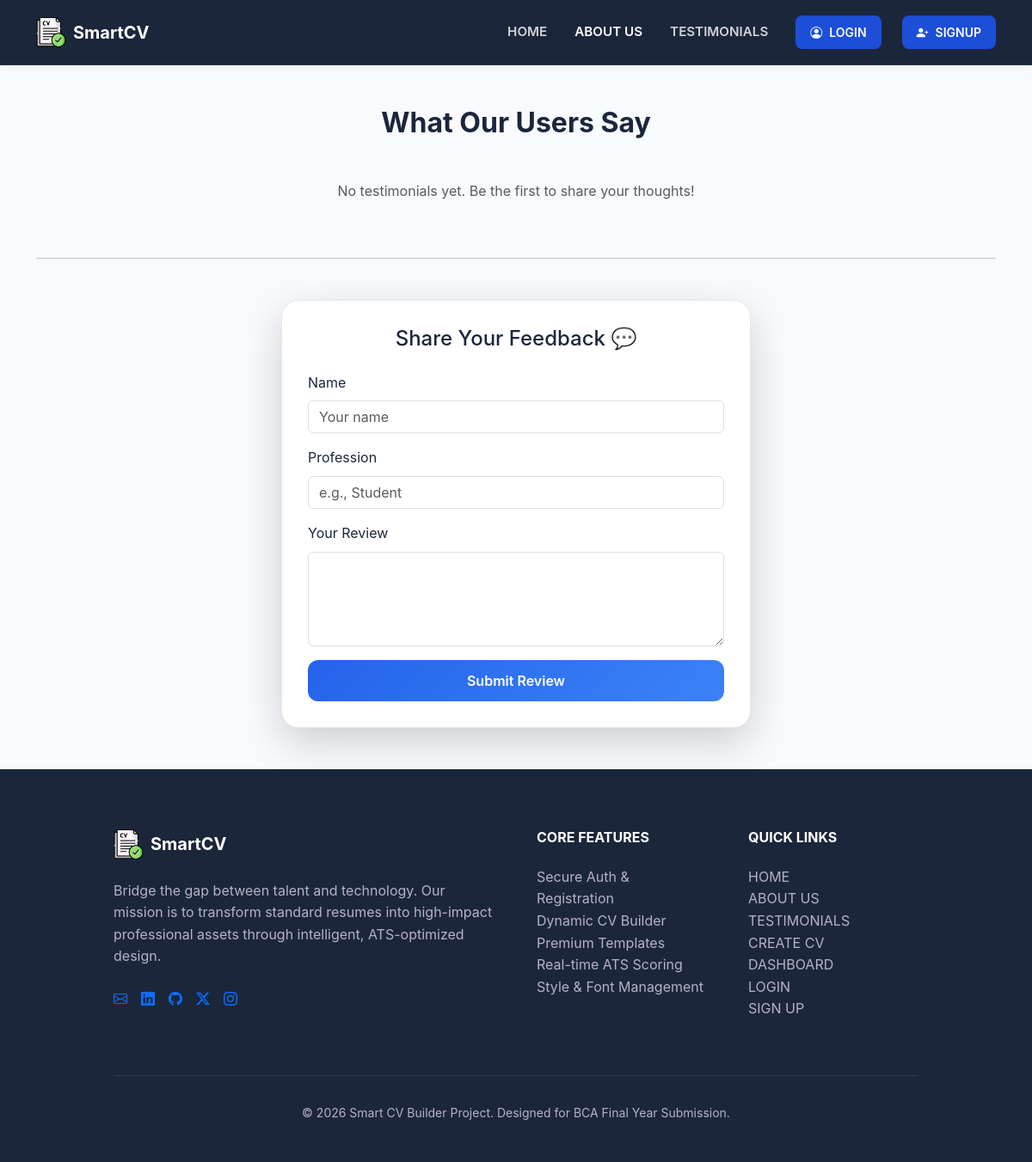
The page /testimonial/ on the database as committed earlier.
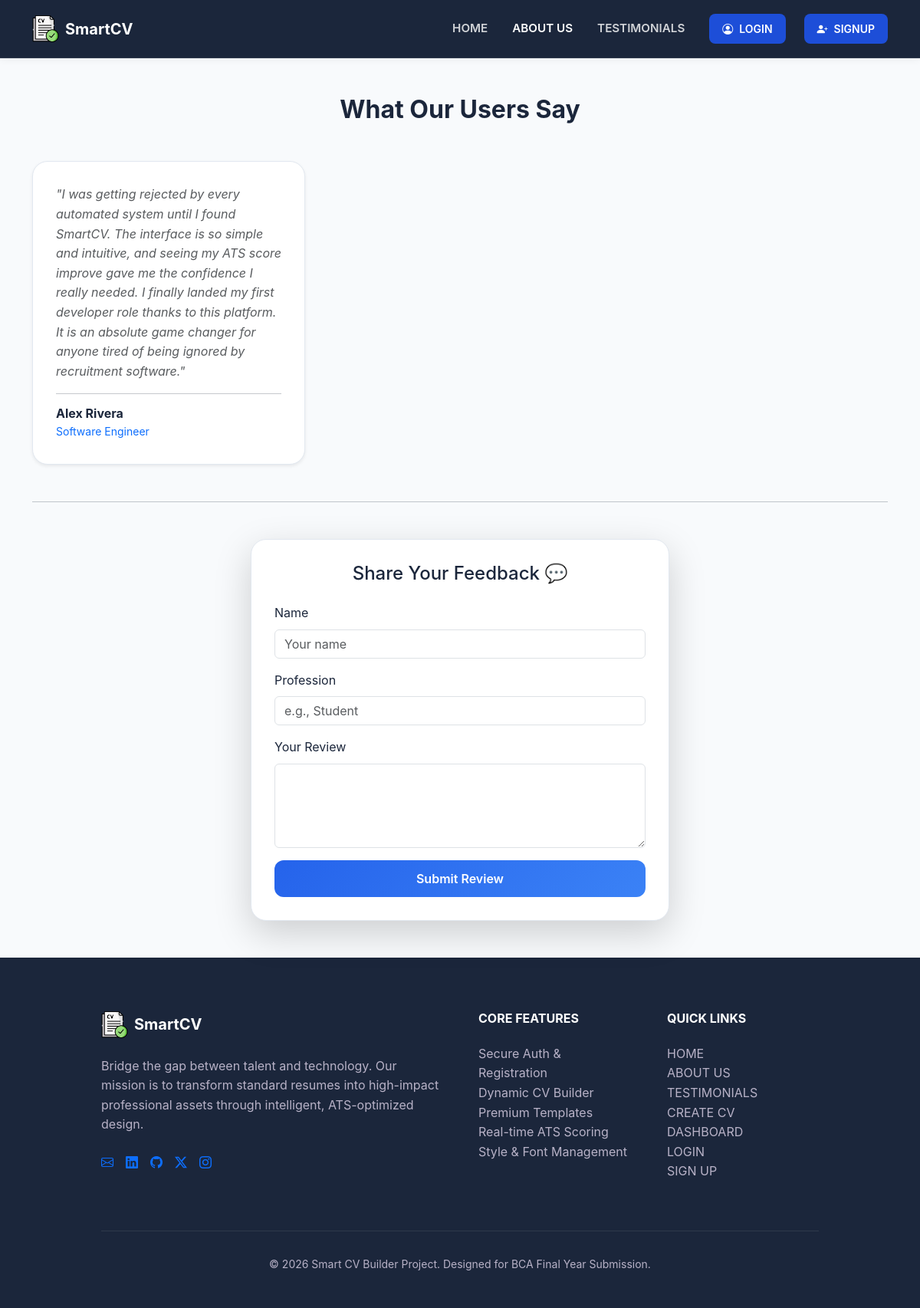
The same page on the database as committed later.
### analyzer/models.py (models this page shows, shortened)
class Testimonial(models.Model):
    name = models.CharField(max_length=100)
    profession = models.CharField(max_length=100, blank=True, null=True) # Removed placeholder
    review = models.TextField()
    created_at = models.DateTimeField(auto_now_add=True)

### analyzer/views.py (the view, shortened to what this page needs)
# urls.py: path('testimonial/', views.all_testimonials, name='testimonial'),
def all_testimonials(request):
    testimonials = Testimonial.objects.all().order_by('-id')
    return render(request, 'testimonial.html', {'testimonials': testimonials})

### analyzer/templates/testimonial.html (shortened to what this page needs)
{% load static %}
<!DOCTYPE html>
<html lang="en">
<head>
    <link href="https://cdn.jsdelivr.net/npm/bootstrap@5.3.2/dist/css/bootstrap.min.css" rel="stylesheet">
    <link href="https://cdn.jsdelivr.net/npm/bootstrap-icons@1.11.3/font/bootstrap-icons.css" rel="stylesheet">
    <link rel="stylesheet" href="{% static 'css/login.css' %}">
</head>
{% block content %}
<body>
    <nav class="navbar navbar-expand-lg sticky-top custom-nav">
        <div class="container">
            <a class="navbar-brand d-flex align-items-center gap-2" href="{% url 'home' %}">
                <img src="{% static 'images/logo.png' %}" alt="Logo" height="35">
                <span class="fw-bold text-primary-dark">SmartCV</span>
            </a>
            <div class="collapse navbar-collapse" id="navbarNav">
                <ul class="navbar-nav ms-auto align-items-center gap-lg-3">
                    <li class="nav-item"><a class="nav-link" href="{% url 'home' %}">HOME</a></li>
                    <li class="nav-item"><a class="nav-link active" href="{% url 'about' %}">ABOUT US</a></li>
                    <li class="nav-item"><a class="nav-link" href="{% url 'testimonial' %}">TESTIMONIALS</a></li>
                    <li class="nav-item">
                        <a href="{% url 'login' %}" class="btn btn-sm px-3 py-2 fw-semibold ms-2"
                            style="background:#1d4ed8;color:#fff;border-radius:8px;">
                            <i class="bi bi-person-circle me-2"></i>LOGIN
                        </a>
                    </li>
                    <li class="nav-item">
                        <a href="{% url 'signup' %}" class="btn btn-sm px-3 py-2 fw-semibold ms-2"
                            style="background:#1d4ed8;color:#fff;border-radius:8px;">
                            <i class="bi bi-person-plus-fill me-2"></i>SIGNUP
                        </a>
                    </li>
                </ul>
            </div>
        </div>
    </nav>
    <div class="container my-5">
        <h2 class="text-center mb-5 fw-bold">What Our Users Say</h2>
        <div class="row g-4 mb-5">
            {% for t in testimonials %}
            <div class="col-md-4">
                <div class="testimonial-card h-100 shadow-sm">
                    <p class="text-muted"><em>"{{ t.review }}"</em></p>
                    <hr>
                    <h6 class="mb-0 fw-bold">{{ t.name }}</h6>
                    <small class="text-primary">{{ t.profession }}</small>
                </div>
            </div>
            {% empty %}
            <p class="text-center text-muted">No testimonials yet. Be the first to share your thoughts!</p>
            {% endfor %}
        </div>
        <hr class="mb-5">
        <div class="row justify-content-center">
            <div class="col-md-6">
                <div class="testimonial-card shadow-lg">
                    <h4 class="mb-4 text-center">Share Your Feedback 💬</h4>
                    <form method="POST">
                        <div class="mb-3">
                            <label class="form-label">Name</label>
                            <input type="text" name="name" class="form-control" required placeholder="Your name">
                        </div>
                        <div class="mb-3">
                            <label class="form-label">Profession</label>
                            <input type="text" name="profession" class="form-control" placeholder="e.g., Student">
                        </div>
                        <div class="mb-3">
                            <label class="form-label">Your Review</label>
                            <textarea name="review" class="form-control" rows="4" required></textarea>
                        </div>
                        <button type="submit" class="btn btn-submit w-100">Submit Review</button>
                    </form>
                </div>
            </div>
        </div>
    </div>
    <footer class="site-footer">
        <div class="container">
            <div class="row g-5">
                <div class="col-lg-6">
                    <div class="footer-brand mb-4 d-flex align-items-center gap-2">
                        <img src="{% static 'analyzer/images/logo.png' %}" alt="Logo" height="35">
                        <span class="h5 fw-bold mb-0">SmartCV</span>
                    </div>
                    <p class="text-muted-custom mb-4">
                        Bridge the gap between talent and technology. Our mission is to transform
                        standard resumes into high-impact professional assets through
                        intelligent, ATS-optimized design.
                    </p>
                    <div class="social-links d-flex gap-3">
                        <a href="#"><i class="bi bi-envelope"></i></a>
                        <a href="#"><i class="bi bi-linkedin"></i></a>
                        <a href="#"><i class="bi bi-github"></i></a>
                        <a href="#"><i class="bi bi-twitter-x"></i></a>
                        <a href="#"><i class="bi bi-instagram"></i></a>
                    </div>
                </div>
                <div class="col-6 col-lg-3">
                    <h6 class="fw-bold text-white mb-4">CORE FEATURES</h6>
                    <ul class="list-unstyled footer-links">
                        <li><a href="{% url 'signup' %}">Secure Auth & Registration</a></li>
                        {% if user.is_authenticated %}
                        <li><a href="{% url 'create_cv' %}">Dynamic CV Builder</a></li>
                        <li><a href="{% url 'dashboard' %}">Premium Templates</a></li>
                        <li><a href="{% url 'dashboard' %}">Real-time ATS Scoring</a></li>
                        <li><a href="{% url 'dashboard' %}">Style & Font Management</a></li>
                        {% else %}
                        <li><a href="{% url 'login' %}">Dynamic CV Builder</a></li>
                        <li><a href="{% url 'login' %}">Premium Templates</a></li>
                        <li><a href="{% url 'login' %}">Real-time ATS Scoring</a></li>
                        <li><a href="{% url 'login' %}">Style & Font Management</a></li>
                        {% endif %}
                    </ul>
                </div>
                <div class="col-6 col-lg-3">
                    <h6 class="fw-bold text-white mb-4">QUICK LINKS</h6>
                    <ul class="list-unstyled footer-links">
                        <li><a href="{% url 'home' %}">HOME</a></li>
                        <li><a href="{% url 'about' %}">ABOUT US</a></li>
                        <li><a href="{% url 'testimonial' %}">TESTIMONIALS</a></li>
                        {% if user.is_authenticated %}
                        <li><a href="{% url 'create_cv' %}">CREATE CV</a></li>
                        <li><a href="{% url 'dashboard' %}">DASHBOARD</a></li>
                        {% else %}
                        <li><a href="{% url 'login' %}">CREATE CV</a></li>
                        <li><a href="{% url 'login' %}">DASHBOARD</a></li>
                        {% endif %}
                        <li><a href="{% url 'login' %}">LOGIN</a></li>
                        <li><a href="{% url 'signup' %}">SIGN UP</a></li>
                    </ul>
                </div>
            </div>
            <hr class="mt-5 border-secondary">
            <div class="text-center text-muted-custom py-3 small">
                &copy; 2026 Smart CV Builder Project. Designed for BCA Final Year Submission.
            </div>
        </div>
    </footer>
    {% endblock %}
</body>
</html>

### analyzer/static/css/login.css (style rules this page uses)
:root { --primary-dark: #1B263B; --primary-slate: #415A77; --royal-blue: #2563eb; --dark-navy: #1e293b; --slate-grey: #64748b; --bg-light: #F8F9FA; --white: #FFFFFF; --action-coral: #ff7e67; --action-blue: #1a80f0; --steel-blue: #a1b1cc; --border-soft: #f1f5f9; --shadow-sm: 0 4px 12px rgba(0, 0, 0, 0.03); --shadow-md: 0 10px 25px rgba(27, 38, 59, 0.2); }
body { font-family: 'Inter', sans-serif; background-color: var(--bg-light); color: var(--primary-dark); overflow-x: hidden; line-height: 1.6; }
.text-primary-dark { color: var(--primary-dark); }
.text-muted-custom { color: #b8b2c7; }
.site-footer { background-color: var(--primary-dark); color: var(--white); padding: 70px 10% 30px; }
.footer-links a { color: #b8b2c7; text-decoration: none; transition: 0.3s; display: inline-block; }
.custom-nav { background-color: var(--primary-dark) !important; padding: 15px 0; border-bottom: 1px solid rgba(255, 255, 255, 0.1); }
.custom-nav .navbar-brand span { color: var(--white) !important; }
.custom-nav .nav-link { color: rgba(255, 255, 255, 0.8) !important; font-weight: 600; font-size: 0.95rem; transition: 0.3s ease; }
.custom-nav .nav-link:hover, .custom-nav .nav-link.active { color: var(--white) !important; }

### analyzer/templates/testimonial.html (style rules this page uses)
body { font-family: 'Inter', sans-serif; background-color: #f8fafc; }
.custom-nav { background: #ffffff; box-shadow: 0 2px 10px rgba(0, 0, 0, 0.05); }
.testimonial-card { background: white; border-radius: 20px; padding: 30px; border: 1px solid #e2e8f0; transition: 0.3s; }
.btn-submit { background: linear-gradient(135deg, #2563eb, #3b82f6); color: white; border: none; padding: 12px; border-radius: 12px; font-weight: 600; }

Rows that differ between the two databases and show on the page:
added Testimonial: review "I was getting rejected by every automated system until I found SmartCV. The interface is so simple and intuitive, and seeing my ATS score improve gave me the confidence I really needed. I finally landed my first developer role thanks to this platform. It is an absolute game changer for anyone tired of being ignored by recruitment software.", name "Alex Rivera", profession "Software Engineer"
Other text that changed with them:
text no longer shown: "No testimonials yet. Be the first to share your thoughts!"
